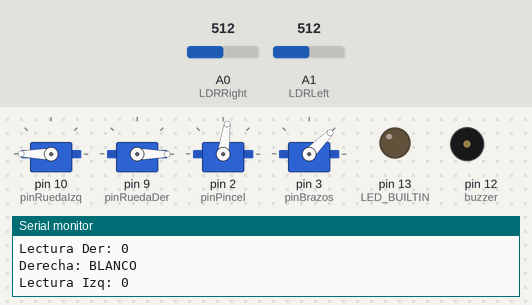
This sketch was run on a simulated Arduino Uno, built with avr-gcc and run on an emulated ATmega328P. Shown: 4 × servo, output pins drawn as LEDs (lit = HIGH), buzzer (waves = sounding), the last lines printed to the serial monitor. The test bench sets the inputs (shaded band); at power-on: A0 (LDRRight) = 512, A1 (LDRLeft) = 512.

Above: at 19.5 s.
At 20.45 s:
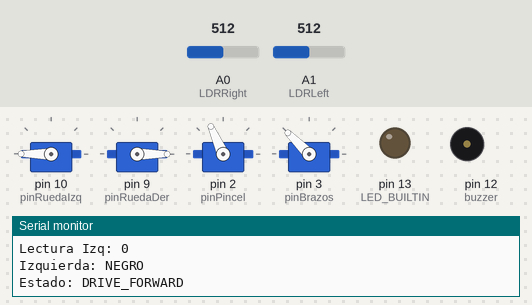
Timing chart, 0 to 22.5 s (numbered marks = the images above):
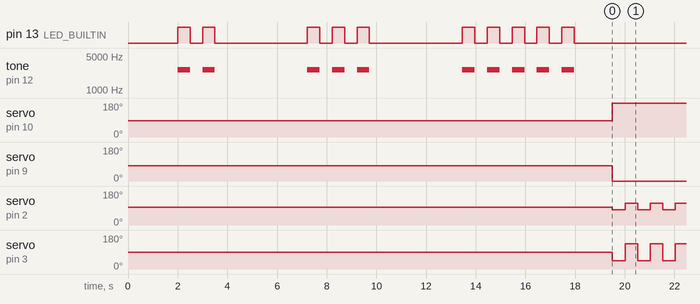

Measured:
- by itself, servo on pin 10 (pinRuedaIzq): 86° → 180° at 19.5 s
- by itself, servo on pin 9 (pinRuedaDer): 81° → 0° at 19.5 s
- by itself, servo on pin 2 (pinPincel): alternates 114° for 0.51 s and 82° for 0.51 s
- by itself, servo on pin 3 (pinBrazos): alternates 135° for 0.51 s and 45° for 0.51 s

The sketch:

Robot_Siguelineas_Pinturillo_v2.ino
```cpp
/*
 * Método de calibración:
 * 1.- Después de iniciar, espera 1 segundo
 * 2.- El led parpadea 2 veces (0,5 segundos cada parpadeo)
 * 3.- Espera 1 segundo y calibra a BLANCO
 * 4.- El led parpadea 3 veces (0,5 segundos cada parpadeo)
 * 5.- Espera 1 segundo y calibra a NEGRO
 * 6.- El led parpacea 5 veces y finaliza la calibración
 * 7.- Espera 3 segundos
 */

#include <Servo.h>

// Creamos los objetos para los servos
Servo ruedaIzq;
Servo ruedaDer;
Servo pincel;
Servo brazos;

// Estados del robot
#define DRIVE_FORWARD 0
#define TURN_SOFT_LEFT 1
#define TURN_LEFT 2
#define TURN_SOFT_RIGHT 3
#define TURN_RIGHT 4
// Colores detectados
#define NEGRO 0
#define GRIS 1
#define BLANCO 2
// Parámetros servos
#define MAX_VEL_IZQ 180 // 180 -> Máx (funciona bien con 96 y 106)
#define MAX_VEL_DER 0 // 0 -> Máx (funciona bien con 71 y 61)
#define VEL_SOFT_IZQ 91 // 135 (funciona con 91)
#define VEL_SOFT_DER 76 // 45 (funciona con 76)
#define VEL_ATRAS_IZQ 81
#define VEL_ATRAS_DER 86
#define PARADO_IZQ 86
#define PARADO_DER 81
#define MAX_PINCEL_IZQ 114
#define MAX_PINCEL_DER 82
#define MAX_BRAZOS_IZQ 135
#define MAX_BRAZOS_DER 45

// Constantes
const int serialPeriod = 500; // Sólo se imprime en la consola cada 1/2 segundo
const int loopPeriod = 20; // Período de 20 ms = frecuencia de 50 Hz
const int pincelPeriod = 500; // Sólo se mueve el pincel cada 1/2 segundo
const int LDRRight = A0; // Pin del LDR derecho
const int LDRLeft = A1;  // Pin del LDR izquierdo
const int buzzer = 12;   // Pin del buzzer
const int pinPincel = 2;
const int pinBrazos = 3; // Los servos llevan un cable en Y y sólo necesitan un canal
const int pinRuedaIzq = 10;
const int pinRuedaDer = 9;

// Variables globales
int valLDRDer;
int valLDRIzq;
float medBlancoDer = 0;
float medBlancoIzq = 0;
unsigned long timeSerialDelay = 0;
unsigned long timeLoopDelay = 0;
unsigned long timePincelDelay = 0;

int gradoGiro = 90;
int gradoPincel = 93; // Centrado a 93
int gradoBrazos = 90;
long resMinRight = 0;
long resMaxRight = 0;
long resMinLeft = 0;
long resMaxLeft = 0;
long tmpMin = 0;
long umbralRight;
long umbralLeft;

// Variables de estado
int state = DRIVE_FORWARD; // 0 = hacia adelante (por defecto), 1 = girar a la izquierda, 2 = girar a la derecha...
int lastState = DRIVE_FORWARD;
int stateLDRDer = BLANCO;
int stateLDRIzq = BLANCO;
int error = 0;

void blink_led_buzz(int times)
{
  int j;
  for(j = 0; j < times; j++)
  {
      digitalWrite(LED_BUILTIN, HIGH);
      tone(buzzer, 2610);
      delay(500); // Espera medio segundo
      digitalWrite(LED_BUILTIN, LOW);
      noTone(buzzer);
      delay(500);
  }
}

void buzz_left()
{
  tone(buzzer, 523, 100); // do
}

void buzz_right()
{
  tone(buzzer, 657, 100); // mi
}

void buzz_forward()
{
  noTone(buzzer);
}

void setup()
{
  int i;
  Serial.begin(9600);
  pinMode(LED_BUILTIN, OUTPUT);

  // Inicialización de los servos
  ruedaIzq.attach(pinRuedaIzq);
  ruedaDer.attach(pinRuedaDer);
  pincel.attach(pinPincel);
  brazos.attach(pinBrazos);
  ruedaIzq.write(PARADO_IZQ);
  ruedaDer.write(PARADO_DER);
  pincel.write(gradoPincel);
  brazos.write(gradoBrazos);

  // Calibración de los sensores LDR
  delay(2000); // Espera 2 segundos
  blink_led_buzz(2); // El led parpadea dos veces y el buzzer también
  delay(1000); // Espera 1 segundo

  // Primero el blanco
  for(i = 0; i < 1000; i++)
  {
    resMaxRight = resMaxRight + analogRead(LDRRight);
    resMaxLeft = resMaxLeft + analogRead(LDRLeft);
    delay(2);
  }
  resMaxRight = resMaxRight/1000;
  resMaxLeft = resMaxLeft/1000;
  Serial.print("Blanco Derecho: ");
  Serial.println(resMaxRight);
  Serial.print("Blanco Izquierdo: ");
  Serial.println(resMaxLeft);

  blink_led_buzz(3); // El led parpadea tres veces y el buzzer también
  delay(1000); // Espera 1 segundo
  // Después para el negro
  for(i = 0; i < 1000; i++)
  {
    resMinRight = resMinRight + analogRead(LDRRight);
    resMinLeft = resMinLeft + analogRead(LDRLeft);
    delay(2);
  }
  resMinRight = resMinRight/1000;
  resMinLeft = resMinLeft/1000;
  Serial.print("Negro Derecho: ");
  Serial.println(resMinRight);
  Serial.print("Negro Izquierdo: ");
  Serial.println(resMinLeft);

  // Si se midió al revés, se intercambian
  if(resMinRight > resMaxRight)
  {
    tmpMin = resMinRight;
    resMinRight = resMaxRight;
    resMinRight = tmpMin;
  }
  if(resMinLeft > resMaxLeft)
  {
    tmpMin = resMinLeft;
    resMinLeft = resMaxLeft;
    resMinLeft = tmpMin;
  }

  // Asignamos el umbral
  umbralRight = (resMinRight + resMaxRight) / 2;
  umbralLeft = (resMinLeft + resMaxLeft) / 2;
  Serial.print("Umbral Derecho: ");
  Serial.println(umbralRight);
  Serial.print("Umbral Izquierdo: ");
  Serial.println(umbralLeft);
  // Señal de finalización de la calibración
  blink_led_buzz(5); // El led parpadea cinco veces y el buzzer también
  delay(1000);

}

/**** Bucle principal ****/
void loop()
{
  // Salida de depuración
  debugOutput();
  // Control del sensor de ultrasonidos
  if(millis() - timeLoopDelay >= loopPeriod)
  {
    readLDRs();
    stateMachine();
    moveMachine();
    movePincelyBrazos();
    timeLoopDelay = millis();
  }

}

/**** Procedimientos ****/

// Salida de debug por el puerto serie
void debugOutput()
{
  if((millis() - timeSerialDelay) > serialPeriod)
  {
    // Lectura del LDR
    Serial.print("Lectura Der: ");
    Serial.println(valLDRDer);
    if(stateLDRDer == NEGRO)
      Serial.println("Derecha: NEGRO");
    else
      if(stateLDRDer == GRIS)
        Serial.println("Derecha: GRIS");
      else
        Serial.println("Derecha: BLANCO");

    Serial.print("Lectura Izq: ");
    Serial.println(valLDRIzq);
    if(stateLDRIzq == NEGRO)
      Serial.println("Izquierda: NEGRO");
    else
      if(stateLDRIzq == GRIS)
        Serial.println("Derecha: GRIS");
      else
        Serial.println("Izquierda: BLANCO");
    // Estado
    Serial.print("Estado: ");
    if(state == TURN_LEFT)
      Serial.println("TURN_LEFT");
    else
      if(state == TURN_SOFT_LEFT)
        Serial.println("TURN_SOFT_LEFT");
      else
        if(state == TURN_RIGHT)
          Serial.println("TURN_RIGHT");
        else
          if(state == TURN_SOFT_RIGHT)
            Serial.println("TURN_SOFT_RIGHT");
          else
            Serial.println("DRIVE_FORWARD");
    timeSerialDelay = millis();
  }
}

// Lectura del sensor de luz izquierdo
long readLeftLDR()
{
  long lectLeft = analogRead(LDRLeft);
  // Normalizamos
  lectLeft = 100*(lectLeft - resMinLeft)/(resMaxLeft - resMinLeft);
  if(lectLeft < 0)
    lectLeft = 0;
  return(lectLeft);
}

// Lectura del sensor de luz derecho
long readRightLDR()
{
  long lectRight = analogRead(LDRRight);
  // Normalizamos
  lectRight = 100*(lectRight - resMinRight)/(resMaxRight - resMinRight);
  if(lectRight < 0)
    lectRight = 0;
  return(lectRight);
}

// Lectura de los sensores de luz y establecimiento del estado de los mismos
// Contemplamos tres estados: NEGRO, GRIS y BLANCO
void readLDRs()
{
  // Lectura de los datos de los sensores LDR
  valLDRDer = readRightLDR();
  valLDRIzq = readLeftLDR();
  if(valLDRDer < 33)
    stateLDRDer = NEGRO;
  else
    if(valLDRDer < 66)
      stateLDRDer = GRIS;
    else
      stateLDRDer = BLANCO;
  if(valLDRIzq < 33)
    stateLDRIzq = NEGRO;
  else
    if(valLDRIzq < 66)
      stateLDRIzq = GRIS;
    else
      stateLDRIzq = BLANCO;
}

// En función de los estados de los sensores se determina el estado de los motores
void stateMachine()
{
  lastState = state;
  if(stateLDRIzq == NEGRO && stateLDRDer == NEGRO)
    state = DRIVE_FORWARD; // Seguir adelante
  if(stateLDRIzq == NEGRO && stateLDRDer == GRIS)
    state = TURN_SOFT_LEFT; // Si es gris el derecho, vamos a la izquierda
  if(stateLDRIzq == NEGRO && stateLDRDer == BLANCO)
    state = TURN_LEFT; // Si es blanco el derecho será más a la izquierda
  if(stateLDRIzq == GRIS && stateLDRDer == NEGRO)
    state = TURN_SOFT_RIGHT; // Si es gris el izquierdo, vamos a la derecha
  if(stateLDRIzq == GRIS && stateLDRDer == GRIS)
    state = DRIVE_FORWARD; // Seguir adelante
  if(stateLDRIzq == GRIS && stateLDRDer == BLANCO)
    state = TURN_LEFT; // Si es blanco el derecho será más a la izquierda
  if(stateLDRIzq == BLANCO && stateLDRDer == NEGRO)
    state = TURN_RIGHT; // Si es blanco el izquierdo será más a la derecha
  if(stateLDRIzq == BLANCO && stateLDRDer == GRIS)
    state = TURN_RIGHT; // Si es gris el derecho, vamos a la derecha
  if(stateLDRIzq == BLANCO && stateLDRDer == BLANCO)
    state = lastState; // Nos hemos perdido, mantenemos el estado anterior
}

void moveMachine()
{
  if(state == DRIVE_FORWARD) // Sigue en una recta
  {
    // Seguir adelante
    error = 0;
    buzz_forward();
    ruedaIzq.write(MAX_VEL_IZQ);
    ruedaDer.write(MAX_VEL_DER);
  }
  if(state == TURN_SOFT_LEFT) // Comenzamos una curva -> hay que girar a la izquierda
  {
    // Girar un poco a la izquierda
    error++;
    buzz_left();
    ruedaIzq.write(VEL_SOFT_IZQ);
    ruedaDer.write(MAX_VEL_DER);
    //if(gradoGiro > MAX_GIRO) gradoGiro--;
    //rueda.write(gradoGiro); // Hacemos que vaya girando poco a poco
  }
  if(state == TURN_LEFT) // Entramos en una curva -> hay que girar a la izquierda
  {
    // Girar a la izquierda
    error += 2;
    buzz_left();
    ruedaIzq.write(VEL_ATRAS_IZQ);
    ruedaDer.write(MAX_VEL_DER);
    //if(gradoGiro > MAX_GIRO) gradoGiro-=4;
    //rueda.write(gradoGiro); // Hacemos que vaya girando poco a poco
  }
  if(state == TURN_SOFT_RIGHT) // Comenzamos en una curva -> hay que girar a la derecha
  {
    // Girar un poco a la derecha
    error++;
    buzz_right();
    ruedaDer.write(VEL_SOFT_DER);
    ruedaIzq.write(MAX_VEL_IZQ);
    //if(gradoGiro < (MAX_GIRO + 90)) gradoGiro++;
    //rueda.write(gradoGiro); // Hacemos que vaya girando poco a poco
  }
  if(state == TURN_RIGHT) // Estamos en una curva -> hay que girar a la derecha
  {
    // Girar a la derecha
    error += 2;
    buzz_right();
    ruedaDer.write(VEL_ATRAS_DER);
    ruedaIzq.write(MAX_VEL_IZQ);
    //if(gradoGiro < (MAX_GIRO + 90)) gradoGiro+=4;
    //rueda.write(gradoGiro); // Hacemos que vaya girando poco a poco
  }
}

void movePincelyBrazos()
{
  if(millis() - timePincelDelay >= pincelPeriod)
  {
    // Movimiento del Pincel
    if(gradoPincel >= 90)
      gradoPincel = MAX_PINCEL_DER;
    else
      gradoPincel = MAX_PINCEL_IZQ;
    pincel.write(gradoPincel);
    // Movimiento de los Brazos
    if(gradoBrazos >= 90)
      gradoBrazos = MAX_BRAZOS_DER;
    else
      gradoBrazos = MAX_BRAZOS_IZQ;
    brazos.write(gradoBrazos);
    timePincelDelay = millis();
  }
}
```
